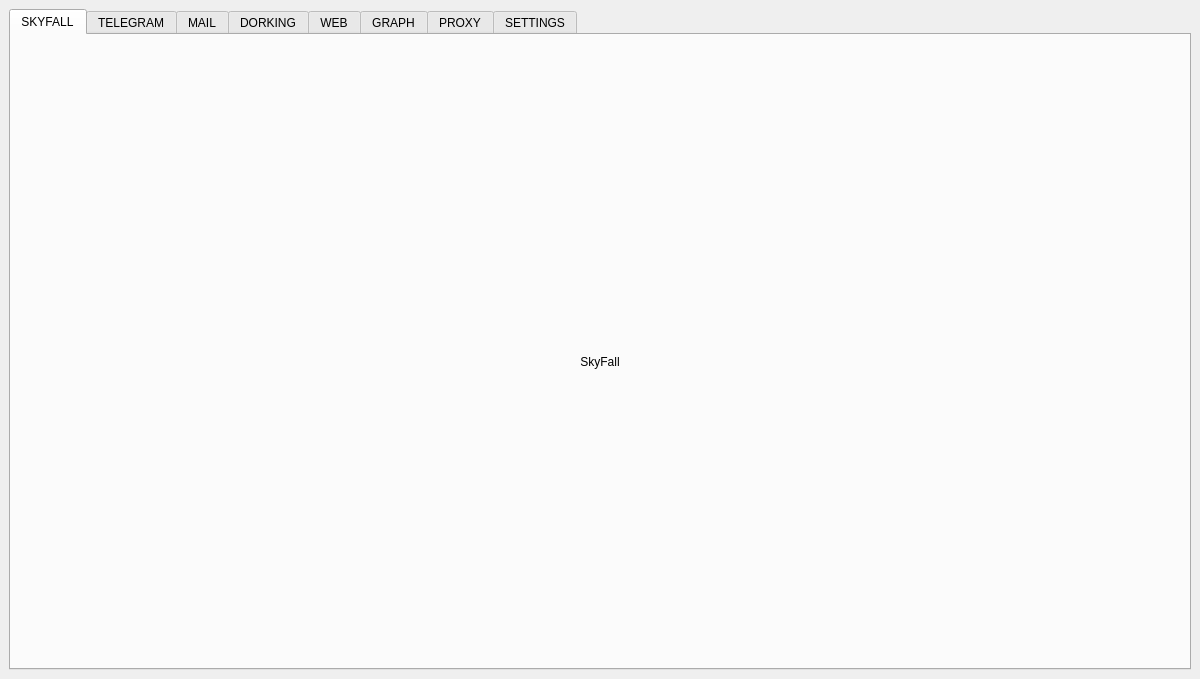
<?xml version="1.0" encoding="UTF-8"?>
<ui version="4.0">
 <class>MainWindow</class>
 <widget class="QMainWindow" name="MainWindow">
  <property name="geometry">
   <rect>
    <x>0</x>
    <y>0</y>
    <width>1200</width>
    <height>679</height>
   </rect>
  </property>
  <property name="windowTitle">
   <string>MainWindow</string>
  </property>
  <widget class="QWidget" name="centralwidget">
   <layout class="QVBoxLayout" name="verticalLayout">
    <item>
     <widget class="QTabWidget" name="mainTabsWidget">
      <property name="currentIndex">
       <number>0</number>
      </property>
      <widget class="QWidget" name="mainTab">
       <attribute name="title">
        <string>SKYFALL</string>
       </attribute>
       <layout class="QVBoxLayout" name="mainTabLayout">
        <item>
         <spacer name="verticalSpacer_5">
          <property name="orientation">
           <enum>Qt::Orientation::Vertical</enum>
          </property>
          <property name="sizeHint" stdset="0">
           <size>
            <width>20</width>
            <height>40</height>
           </size>
          </property>
         </spacer>
        </item>
        <item>
         <widget class="QLabel" name="appIconLabel">
          <property name="styleSheet">
           <string>color: #82aaff;</string>
          </property>
          <property name="alignment">
           <set>Qt::AlignmentFlag::AlignCenter</set>
          </property>
         </widget>
        </item>
        <item>
         <widget class="QLabel" name="winTitle">
          <property name="text">
           <string>SkyFall</string>
          </property>
          <property name="alignment">
           <set>Qt::AlignmentFlag::AlignCenter</set>
          </property>
         </widget>
        </item>
        <item>
         <spacer name="mainTabSpacer">
          <property name="orientation">
           <enum>Qt::Orientation::Vertical</enum>
          </property>
          <property name="sizeHint" stdset="0">
           <size>
            <width>20</width>
            <height>40</height>
           </size>
          </property>
         </spacer>
        </item>
       </layout>
      </widget>
      <widget class="QWidget" name="telegram_tools_tab">
       <attribute name="title">
        <string>TELEGRAM</string>
       </attribute>
       <layout class="QVBoxLayout" name="verticalLayout_2">
        <item>
         <widget class="QTabWidget" name="tabWidget">
          <property name="currentIndex">
           <number>0</number>
          </property>
          <widget class="QWidget" name="telegram_downloader_tab">
           <attribute name="title">
            <string>DOWNLOADER</string>
           </attribute>
           <layout class="QHBoxLayout" name="horizontalLayout_3">
            <item>
             <widget class="QSplitter" name="downloaderSplitter">
              <property name="orientation">
               <enum>Qt::Orientation::Horizontal</enum>
              </property>
              <widget class="QWidget" name="downloaderSettingsSection">
               <layout class="QVBoxLayout" name="verticalLayout_5">
                <item>
                 <widget class="QLineEdit" name="telegramUsernameEdit">
                  <property name="placeholderText">
                   <string>Username</string>
                  </property>
                 </widget>
                </item>
                <item>
                 <widget class="QCheckBox" name="telegramUseProxyCheck">
                  <property name="text">
                   <string>Use Proxy</string>
                  </property>
                 </widget>
                </item>
                <item>
                 <widget class="QGroupBox" name="groupBox_2">
                  <property name="title">
                   <string>Safety Delays</string>
                  </property>
                  <layout class="QVBoxLayout" name="verticalLayout_8">
                   <item>
                    <layout class="QGridLayout" name="gridLayout">
                     <item row="2" column="0">
                      <widget class="QLabel" name="label_3">
                       <property name="text">
                        <string>Member Delay(S)</string>
                       </property>
                      </widget>
                     </item>
                     <item row="3" column="0">
                      <widget class="QLabel" name="label_4">
                       <property name="text">
                        <string>Pause(S)</string>
                       </property>
                      </widget>
                     </item>
                     <item row="1" column="0">
                      <widget class="QLabel" name="label_2">
                       <property name="text">
                        <string>Max Requests</string>
                       </property>
                      </widget>
                     </item>
                     <item row="0" column="0">
                      <widget class="QLabel" name="label">
                       <property name="text">
                        <string>Base Delay(S)</string>
                       </property>
                      </widget>
                     </item>
                     <item row="0" column="1">
                      <widget class="QDoubleSpinBox" name="telegramBaseDelay"/>
                     </item>
                     <item row="1" column="1">
                      <widget class="QSpinBox" name="telegramMaxReq"/>
                     </item>
                     <item row="2" column="1">
                      <widget class="QDoubleSpinBox" name="telegrammembersDelay"/>
                     </item>
                     <item row="3" column="1">
                      <widget class="QDoubleSpinBox" name="telegramPause"/>
                     </item>
                    </layout>
                   </item>
                  </layout>
                 </widget>
                </item>
                <item>
                 <widget class="QGroupBox" name="groupBox">
                  <property name="title">
                   <string>Collection Options</string>
                  </property>
                  <layout class="QVBoxLayout" name="verticalLayout_7">
                   <item>
                    <widget class="QCheckBox" name="telegramDownloadMediaCheck">
                     <property name="text">
                      <string>Download Media</string>
                     </property>
                    </widget>
                   </item>
                   <item>
                    <widget class="QCheckBox" name="telegramCollectMembersCheck">
                     <property name="text">
                      <string>Collect Members</string>
                     </property>
                    </widget>
                   </item>
                   <item>
                    <widget class="QCheckBox" name="telegramCollectLinksCheck">
                     <property name="text">
                      <string>Collect Links</string>
                     </property>
                    </widget>
                   </item>
                   <item>
                    <widget class="QCheckBox" name="telegramMultiAccCheck">
                     <property name="text">
                      <string>Multi-Acc Mode</string>
                     </property>
                    </widget>
                   </item>
                  </layout>
                 </widget>
                </item>
                <item>
                 <spacer name="verticalSpacer_3">
                  <property name="orientation">
                   <enum>Qt::Orientation::Vertical</enum>
                  </property>
                  <property name="sizeHint" stdset="0">
                   <size>
                    <width>20</width>
                    <height>40</height>
                   </size>
                  </property>
                 </spacer>
                </item>
                <item>
                 <widget class="QPushButton" name="telegramDownloadStart">
                  <property name="text">
                   <string>Run</string>
                  </property>
                 </widget>
                </item>
                <item>
                 <widget class="QProgressBar" name="telegramDownloadProgress">
                  <property name="value">
                   <number>0</number>
                  </property>
                 </widget>
                </item>
               </layout>
              </widget>
              <widget class="QWidget" name="downloaderDebugSection">
               <layout class="QVBoxLayout" name="verticalLayout_6">
                <property name="leftMargin">
                 <number>0</number>
                </property>
                <item>
                 <widget class="QPlainTextEdit" name="telegramDownloaderDebug">
                  <property name="readOnly">
                   <bool>true</bool>
                  </property>
                 </widget>
                </item>
               </layout>
              </widget>
             </widget>
            </item>
           </layout>
          </widget>
          <widget class="QWidget" name="telegram_analyzer_tab">
           <attribute name="title">
            <string>ANALYZER</string>
           </attribute>
           <layout class="QVBoxLayout" name="verticalLayout_9">
            <item>
             <widget class="QSplitter" name="analyzerSplitter">
              <property name="orientation">
               <enum>Qt::Orientation::Horizontal</enum>
              </property>
              <widget class="QWidget" name="analyzerSettingsSection">
               <layout class="QVBoxLayout" name="verticalLayout_17">
                <item>
                 <widget class="QPushButton" name="telegramAnalyzerLoadChannelsButton">
                  <property name="text">
                   <string>Load Channels</string>
                  </property>
                 </widget>
                </item>
                <item>
                 <widget class="QListWidget" name="telegramChannelsList">
                  <item>
                   <property name="text">
                    <string>All Channels</string>
                   </property>
                  </item>
                 </widget>
                </item>
                <item>
                 <widget class="QGroupBox" name="groupBox_3">
                  <property name="title">
                   <string>Graph Parameters</string>
                  </property>
                  <layout class="QVBoxLayout" name="verticalLayout_10">
                   <item>
                    <layout class="QGridLayout" name="gridLayout_3">
                     <property name="topMargin">
                      <number>0</number>
                     </property>
                     <item row="0" column="0">
                      <widget class="QLabel" name="label_5">
                       <property name="text">
                        <string>Min replies</string>
                       </property>
                      </widget>
                     </item>
                     <item row="5" column="0">
                      <widget class="QCheckBox" name="includeLinksCheck">
                       <property name="text">
                        <string>Include Links</string>
                       </property>
                      </widget>
                     </item>
                     <item row="4" column="0">
                      <widget class="QLabel" name="label_7">
                       <property name="text">
                        <string>End</string>
                       </property>
                      </widget>
                     </item>
                     <item row="4" column="1">
                      <widget class="QDateTimeEdit" name="telegramAnalyzerEndDate"/>
                     </item>
                     <item row="3" column="0">
                      <widget class="QLabel" name="label_6">
                       <property name="text">
                        <string>Start</string>
                       </property>
                      </widget>
                     </item>
                     <item row="0" column="1">
                      <widget class="QSpinBox" name="telegramAnalyzerMinReplies"/>
                     </item>
                     <item row="3" column="1">
                      <widget class="QDateTimeEdit" name="telegramAnalyzerStartDate"/>
                     </item>
                     <item row="6" column="0">
                      <widget class="QCheckBox" name="includeForwardingCheck">
                       <property name="text">
                        <string>Include Forwarding</string>
                       </property>
                      </widget>
                     </item>
                    </layout>
                   </item>
                  </layout>
                 </widget>
                </item>
                <item>
                 <widget class="QGroupBox" name="groupBox_4">
                  <property name="title">
                   <string>Output Formats</string>
                  </property>
                  <layout class="QVBoxLayout" name="verticalLayout_11">
                   <item>
                    <layout class="QGridLayout" name="gridLayout_4">
                     <property name="bottomMargin">
                      <number>0</number>
                     </property>
                     <item row="1" column="1">
                      <widget class="QCheckBox" name="telegramAnalyzerHTMLCheck">
                       <property name="text">
                        <string>HTML</string>
                       </property>
                      </widget>
                     </item>
                     <item row="0" column="1">
                      <widget class="QCheckBox" name="telegramAnalyzerCSVCheck">
                       <property name="text">
                        <string>CSV</string>
                       </property>
                      </widget>
                     </item>
                     <item row="2" column="1">
                      <widget class="QCheckBox" name="telegramAnalyzerObsidianCheck">
                       <property name="text">
                        <string>Obsidian</string>
                       </property>
                      </widget>
                     </item>
                     <item row="2" column="0">
                      <widget class="QCheckBox" name="telegramAnalyzerPNGCheck">
                       <property name="text">
                        <string>PNG</string>
                       </property>
                      </widget>
                     </item>
                     <item row="0" column="0">
                      <widget class="QCheckBox" name="telegramAnalyzerGraphMLCheck">
                       <property name="text">
                        <string>GraphML</string>
                       </property>
                      </widget>
                     </item>
                     <item row="1" column="0">
                      <widget class="QCheckBox" name="telegramAnalyzerJSONCheck">
                       <property name="text">
                        <string>JSON</string>
                       </property>
                      </widget>
                     </item>
                     <item row="3" column="0">
                      <widget class="QCheckBox" name="checkBox_7">
                       <property name="text">
                        <string>CheckBox</string>
                       </property>
                      </widget>
                     </item>
                     <item row="3" column="1">
                      <widget class="QCheckBox" name="checkBox_8">
                       <property name="text">
                        <string>CheckBox</string>
                       </property>
                      </widget>
                     </item>
                    </layout>
                   </item>
                  </layout>
                 </widget>
                </item>
                <item>
                 <spacer name="verticalSpacer_4">
                  <property name="orientation">
                   <enum>Qt::Orientation::Vertical</enum>
                  </property>
                  <property name="sizeHint" stdset="0">
                   <size>
                    <width>20</width>
                    <height>40</height>
                   </size>
                  </property>
                 </spacer>
                </item>
                <item>
                 <widget class="QPushButton" name="runTelegramAnalyzerBtn">
                  <property name="text">
                   <string>Run</string>
                  </property>
                 </widget>
                </item>
                <item>
                 <widget class="QProgressBar" name="telegramAnalyzerProgress">
                  <property name="value">
                   <number>24</number>
                  </property>
                 </widget>
                </item>
               </layout>
              </widget>
              <widget class="QWidget" name="analyzerDebugSection">
               <layout class="QVBoxLayout" name="verticalLayout_18">
                <property name="leftMargin">
                 <number>0</number>
                </property>
                <item>
                 <widget class="QPlainTextEdit" name="telegramAnalyzerDebug">
                  <property name="readOnly">
                   <bool>true</bool>
                  </property>
                 </widget>
                </item>
               </layout>
              </widget>
             </widget>
            </item>
           </layout>
          </widget>
         </widget>
        </item>
       </layout>
      </widget>
      <widget class="QWidget" name="mail_tools_tab">
       <attribute name="title">
        <string>MAIL</string>
       </attribute>
       <layout class="QHBoxLayout" name="horizontalLayout_4">
        <item>
         <widget class="QSplitter" name="mailSplitter">
          <property name="orientation">
           <enum>Qt::Orientation::Horizontal</enum>
          </property>
          <widget class="QWidget" name="mailSettingsSection">
           <layout class="QVBoxLayout" name="verticalLayout_19">
            <item>
             <widget class="QLineEdit" name="mailEdit">
              <property name="placeholderText">
               <string>Mail</string>
              </property>
             </widget>
            </item>
            <item>
             <widget class="QPushButton" name="startMailSearchButton">
              <property name="text">
               <string>Search</string>
              </property>
             </widget>
            </item>
            <item>
             <spacer name="verticalSpacer_6">
              <property name="orientation">
               <enum>Qt::Orientation::Vertical</enum>
              </property>
              <property name="sizeHint" stdset="0">
               <size>
                <width>20</width>
                <height>40</height>
               </size>
              </property>
             </spacer>
            </item>
           </layout>
          </widget>
          <widget class="QWidget" name="mailDebugSection">
           <layout class="QVBoxLayout" name="verticalLayout_20">
            <property name="leftMargin">
             <number>0</number>
            </property>
            <item>
             <widget class="QPlainTextEdit" name="mailSearchDebug"/>
            </item>
           </layout>
          </widget>
         </widget>
        </item>
       </layout>
      </widget>
      <widget class="QWidget" name="dorkingTab">
       <attribute name="title">
        <string>DORKING</string>
       </attribute>
       <layout class="QVBoxLayout" name="verticalLayout_12">
        <item>
         <layout class="QGridLayout" name="gridLayout_5">
          <item row="3" column="0" colspan="3">
           <layout class="QHBoxLayout" name="dorkCustomEditLayout">
            <item>
             <widget class="QLineEdit" name="customDorkEdit">
              <property name="placeholderText">
               <string>Custom Dork</string>
              </property>
             </widget>
            </item>
            <item>
             <widget class="QPushButton" name="dorkItButton">
              <property name="minimumSize">
               <size>
                <width>200</width>
                <height>0</height>
               </size>
              </property>
              <property name="text">
               <string>Dork</string>
              </property>
             </widget>
            </item>
           </layout>
          </item>
          <item row="0" column="0" colspan="3">
           <widget class="QSplitter" name="splitter">
            <property name="orientation">
             <enum>Qt::Orientation::Horizontal</enum>
            </property>
            <widget class="QWidget" name="categorySection">
             <layout class="QVBoxLayout" name="verticalLayout_14">
              <property name="spacing">
               <number>6</number>
              </property>
              <property name="leftMargin">
               <number>0</number>
              </property>
              <property name="topMargin">
               <number>0</number>
              </property>
              <property name="rightMargin">
               <number>0</number>
              </property>
              <property name="bottomMargin">
               <number>0</number>
              </property>
              <item>
               <widget class="QListWidget" name="dorksCategoryList"/>
              </item>
              <item>
               <widget class="QLineEdit" name="dorksCategorySearchEdit">
                <property name="placeholderText">
                 <string>Category Search</string>
                </property>
               </widget>
              </item>
             </layout>
            </widget>
            <widget class="QWidget" name="dorksSection">
             <layout class="QVBoxLayout" name="verticalLayout_15">
              <property name="spacing">
               <number>6</number>
              </property>
              <property name="leftMargin">
               <number>0</number>
              </property>
              <property name="topMargin">
               <number>0</number>
              </property>
              <property name="rightMargin">
               <number>0</number>
              </property>
              <property name="bottomMargin">
               <number>0</number>
              </property>
              <item>
               <widget class="QListWidget" name="dorksList"/>
              </item>
              <item>
               <widget class="QLineEdit" name="dorksListSearchEdit">
                <property name="placeholderText">
                 <string>Dork Search</string>
                </property>
               </widget>
              </item>
             </layout>
            </widget>
            <widget class="QWidget" name="resultSection">
             <layout class="QVBoxLayout" name="verticalLayout_16">
              <property name="spacing">
               <number>6</number>
              </property>
              <property name="leftMargin">
               <number>0</number>
              </property>
              <property name="topMargin">
               <number>0</number>
              </property>
              <property name="rightMargin">
               <number>0</number>
              </property>
              <property name="bottomMargin">
               <number>0</number>
              </property>
              <item>
               <widget class="QPlainTextEdit" name="dorksResult"/>
              </item>
              <item>
               <widget class="QLineEdit" name="dorksResultSearchEdit">
                <property name="placeholderText">
                 <string>Result Search</string>
                </property>
               </widget>
              </item>
             </layout>
            </widget>
           </widget>
          </item>
         </layout>
        </item>
       </layout>
      </widget>
      <widget class="QWidget" name="webAnalyzerTab">
       <attribute name="title">
        <string>WEB</string>
       </attribute>
       <layout class="QGridLayout" name="gridLayout_2">
        <item row="2" column="3">
         <widget class="QLabel" name="label_10">
          <property name="text">
           <string>Open Ports</string>
          </property>
          <property name="alignment">
           <set>Qt::AlignmentFlag::AlignCenter</set>
          </property>
         </widget>
        </item>
        <item row="4" column="3">
         <widget class="QLabel" name="label_13">
          <property name="text">
           <string>Server Location</string>
          </property>
          <property name="alignment">
           <set>Qt::AlignmentFlag::AlignCenter</set>
          </property>
         </widget>
        </item>
        <item row="4" column="2">
         <widget class="QLabel" name="label_12">
          <property name="text">
           <string>Whois</string>
          </property>
          <property name="alignment">
           <set>Qt::AlignmentFlag::AlignCenter</set>
          </property>
         </widget>
        </item>
        <item row="5" column="2">
         <widget class="QPlainTextEdit" name="serverWhoisDebug">
          <property name="placeholderText">
           <string>WHOIS</string>
          </property>
         </widget>
        </item>
        <item row="3" column="1">
         <widget class="QPlainTextEdit" name="serverNmapDebug">
          <property name="documentTitle">
           <string/>
          </property>
          <property name="plainText">
           <string/>
          </property>
          <property name="placeholderText">
           <string>NMAP SCAN</string>
          </property>
         </widget>
        </item>
        <item row="7" column="2">
         <widget class="QPlainTextEdit" name="serverRobotsDebug">
          <property name="placeholderText">
           <string>ROBOTS</string>
          </property>
         </widget>
        </item>
        <item row="3" column="3">
         <widget class="QPlainTextEdit" name="serverOpenPortsDebug">
          <property name="placeholderText">
           <string>OPEN PORTS</string>
          </property>
         </widget>
        </item>
        <item row="5" column="3">
         <widget class="QPlainTextEdit" name="serverLocationDebug">
          <property name="placeholderText">
           <string>SERVER LOCATION</string>
          </property>
         </widget>
        </item>
        <item row="1" column="1" colspan="3">
         <widget class="QPushButton" name="runUrlScanButton">
          <property name="text">
           <string>Scan</string>
          </property>
         </widget>
        </item>
        <item row="3" column="2">
         <widget class="QPlainTextEdit" name="serverDnsAnalyzeDebug">
          <property name="placeholderText">
           <string>DNS</string>
          </property>
         </widget>
        </item>
        <item row="2" column="1">
         <widget class="QLabel" name="label_8">
          <property name="text">
           <string>Nmap Scan</string>
          </property>
          <property name="alignment">
           <set>Qt::AlignmentFlag::AlignCenter</set>
          </property>
         </widget>
        </item>
        <item row="4" column="1">
         <widget class="QLabel" name="label_11">
          <property name="text">
           <string>SSL / TLS</string>
          </property>
          <property name="alignment">
           <set>Qt::AlignmentFlag::AlignCenter</set>
          </property>
         </widget>
        </item>
        <item row="5" column="1">
         <widget class="QPlainTextEdit" name="serverTlsDebug">
          <property name="placeholderText">
           <string>TLS</string>
          </property>
         </widget>
        </item>
        <item row="8" column="1" colspan="3">
         <widget class="QProgressBar" name="domainProgress">
          <property name="value">
           <number>0</number>
          </property>
         </widget>
        </item>
        <item row="0" column="1" colspan="3">
         <widget class="QLineEdit" name="serverUrlEdit">
          <property name="placeholderText">
           <string>URL</string>
          </property>
         </widget>
        </item>
        <item row="2" column="2">
         <widget class="QLabel" name="label_9">
          <property name="text">
           <string>DNS</string>
          </property>
          <property name="alignment">
           <set>Qt::AlignmentFlag::AlignCenter</set>
          </property>
         </widget>
        </item>
        <item row="7" column="1">
         <widget class="QPlainTextEdit" name="serverWafDebug">
          <property name="placeholderText">
           <string>HEADERS</string>
          </property>
         </widget>
        </item>
        <item row="7" column="3">
         <widget class="QPlainTextEdit" name="serverMalwareDebug">
          <property name="placeholderText">
           <string>MALWARE</string>
          </property>
         </widget>
        </item>
        <item row="6" column="1">
         <widget class="QLabel" name="label_14">
          <property name="text">
           <string>Headers</string>
          </property>
          <property name="alignment">
           <set>Qt::AlignmentFlag::AlignCenter</set>
          </property>
         </widget>
        </item>
        <item row="6" column="2">
         <widget class="QLabel" name="label_15">
          <property name="text">
           <string>Robots</string>
          </property>
          <property name="alignment">
           <set>Qt::AlignmentFlag::AlignCenter</set>
          </property>
         </widget>
        </item>
        <item row="6" column="3">
         <widget class="QLabel" name="label_16">
          <property name="text">
           <string>Malware</string>
          </property>
          <property name="alignment">
           <set>Qt::AlignmentFlag::AlignCenter</set>
          </property>
         </widget>
        </item>
       </layout>
      </widget>
      <widget class="QWidget" name="graphTab">
       <attribute name="title">
        <string>GRAPH</string>
       </attribute>
       <layout class="QVBoxLayout" name="verticalLayout_13">
        <item>
         <layout class="QGridLayout" name="gridLayout_6">
          <item row="1" column="0">
           <widget class="QPushButton" name="exportGraphButton">
            <property name="text">
             <string>Export from DB</string>
            </property>
           </widget>
          </item>
          <item row="1" column="1">
           <widget class="QPushButton" name="importGraphButton">
            <property name="text">
             <string>Import to DB</string>
            </property>
           </widget>
          </item>
          <item row="0" column="0">
           <widget class="QWidget" name="widget" native="true"/>
          </item>
         </layout>
        </item>
       </layout>
      </widget>
      <widget class="QWidget" name="proxy_tab">
       <attribute name="title">
        <string>PROXY</string>
       </attribute>
       <layout class="QVBoxLayout" name="verticalLayout_3">
        <item>
         <layout class="QHBoxLayout" name="horizontalLayout_2">
          <item>
           <widget class="QPlainTextEdit" name="proxyListEdit"/>
          </item>
         </layout>
        </item>
        <item>
         <widget class="QPushButton" name="saveProxiesButton">
          <property name="text">
           <string>Save Proxies</string>
          </property>
         </widget>
        </item>
       </layout>
      </widget>
      <widget class="QWidget" name="global_serrings_tab">
       <attribute name="title">
        <string>SETTINGS</string>
       </attribute>
       <layout class="QHBoxLayout" name="horizontalLayout">
        <item>
         <spacer name="horizontalSpacer">
          <property name="orientation">
           <enum>Qt::Orientation::Horizontal</enum>
          </property>
          <property name="sizeHint" stdset="0">
           <size>
            <width>40</width>
            <height>20</height>
           </size>
          </property>
         </spacer>
        </item>
        <item>
         <layout class="QVBoxLayout" name="verticalLayout_4">
          <item>
           <spacer name="verticalSpacer">
            <property name="orientation">
             <enum>Qt::Orientation::Vertical</enum>
            </property>
            <property name="sizeHint" stdset="0">
             <size>
              <width>20</width>
              <height>40</height>
             </size>
            </property>
           </spacer>
          </item>
          <item>
           <widget class="QLineEdit" name="pathToStorageEdit">
            <property name="placeholderText">
             <string>Path to folder</string>
            </property>
           </widget>
          </item>
          <item>
           <widget class="QLineEdit" name="tgApiKeyEdit">
            <property name="placeholderText">
             <string>Telegram API KEY</string>
            </property>
           </widget>
          </item>
          <item>
           <widget class="QLineEdit" name="telegramApiHashEdit">
            <property name="placeholderText">
             <string>Telegram API HASH</string>
            </property>
           </widget>
          </item>
          <item>
           <widget class="QLineEdit" name="telegramPhoneEdit">
            <property name="placeholderText">
             <string>Telegram Phone Number</string>
            </property>
           </widget>
          </item>
          <item>
           <widget class="QLineEdit" name="intelligentXApiKeyEdit">
            <property name="placeholderText">
             <string>IntelligentX API KEY</string>
            </property>
           </widget>
          </item>
          <item>
           <widget class="QLineEdit" name="virustotalApiKeyEdit">
            <property name="placeholderText">
             <string>Virustotal</string>
            </property>
           </widget>
          </item>
          <item>
           <widget class="QLineEdit" name="ipinfoApiKeyEdit">
            <property name="placeholderText">
             <string>IpInfo</string>
            </property>
           </widget>
          </item>
          <item>
           <widget class="QPushButton" name="pushButton">
            <property name="text">
             <string>Save</string>
            </property>
           </widget>
          </item>
          <item>
           <spacer name="verticalSpacer_2">
            <property name="orientation">
             <enum>Qt::Orientation::Vertical</enum>
            </property>
            <property name="sizeHint" stdset="0">
             <size>
              <width>20</width>
              <height>40</height>
             </size>
            </property>
           </spacer>
          </item>
         </layout>
        </item>
        <item>
         <spacer name="horizontalSpacer_2">
          <property name="orientation">
           <enum>Qt::Orientation::Horizontal</enum>
          </property>
          <property name="sizeHint" stdset="0">
           <size>
            <width>40</width>
            <height>20</height>
           </size>
          </property>
         </spacer>
        </item>
       </layout>
      </widget>
     </widget>
    </item>
   </layout>
  </widget>
 </widget>
 <resources/>
 <connections/>
</ui>
